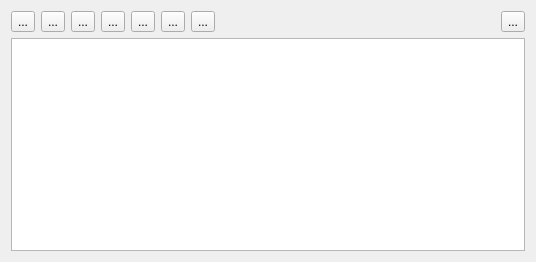
<?xml version="1.0" encoding="UTF-8"?>
<ui version="4.0">
 <class>pathPlannerUI</class>
 <widget class="QWidget" name="pathPlannerUI">
  <property name="geometry">
   <rect>
    <x>0</x>
    <y>0</y>
    <width>536</width>
    <height>262</height>
   </rect>
  </property>
  <property name="windowTitle">
   <string>PathPlanner</string>
  </property>
  <property name="windowIcon">
   <iconset resource="../coreplugin/core.qrc">
    <normaloff>:/core/images/librepilot_logo_64.png</normaloff>:/core/images/librepilot_logo_64.png</iconset>
  </property>
  <layout class="QVBoxLayout" name="verticalLayout">
   <item>
    <layout class="QHBoxLayout" name="horizontalLayout">
     <item>
      <widget class="QToolButton" name="tbAdd">
       <property name="toolTip">
        <string>Add Leg</string>
       </property>
       <property name="text">
        <string>...</string>
       </property>
       <property name="icon">
        <iconset resource="opmap.qrc">
         <normaloff>:/opmap/images/plus3.png</normaloff>:/opmap/images/plus3.png</iconset>
       </property>
      </widget>
     </item>
     <item>
      <widget class="QToolButton" name="tbDelete">
       <property name="toolTip">
        <string>Delete Leg</string>
       </property>
       <property name="text">
        <string>...</string>
       </property>
       <property name="icon">
        <iconset resource="opmap.qrc">
         <normaloff>:/opmap/images/stopb.png</normaloff>:/opmap/images/stopb.png</iconset>
       </property>
      </widget>
     </item>
     <item>
      <widget class="QToolButton" name="tbInsert">
       <property name="toolTip">
        <string>Insert Leg</string>
       </property>
       <property name="text">
        <string>...</string>
       </property>
       <property name="icon">
        <iconset resource="opmap.qrc">
         <normaloff>:/opmap/images/forward_alt.png</normaloff>:/opmap/images/forward_alt.png</iconset>
       </property>
      </widget>
     </item>
     <item>
      <widget class="QToolButton" name="tbReadFromFile">
       <property name="toolTip">
        <string>Read from file</string>
       </property>
       <property name="text">
        <string>...</string>
       </property>
       <property name="icon">
        <iconset resource="opmap.qrc">
         <normaloff>:/opmap/images/unarchive.png</normaloff>:/opmap/images/unarchive.png</iconset>
       </property>
      </widget>
     </item>
     <item>
      <widget class="QToolButton" name="tbSaveToFile">
       <property name="toolTip">
        <string>Save to file</string>
       </property>
       <property name="text">
        <string>...</string>
       </property>
       <property name="icon">
        <iconset resource="opmap.qrc">
         <normaloff>:/opmap/images/Ekisho Deep Ocean HD1.png</normaloff>:/opmap/images/Ekisho Deep Ocean HD1.png</iconset>
       </property>
      </widget>
     </item>
     <item>
      <widget class="QToolButton" name="tbSendToUAV">
       <property name="toolTip">
        <string>Send to UAV</string>
       </property>
       <property name="text">
        <string>...</string>
       </property>
       <property name="icon">
        <iconset resource="opmap.qrc">
         <normaloff>:/opmap/images/up_alt.png</normaloff>:/opmap/images/up_alt.png</iconset>
       </property>
      </widget>
     </item>
     <item>
      <widget class="QToolButton" name="tbFetchFromUAV">
       <property name="toolTip">
        <string>Fetch from UAV</string>
       </property>
       <property name="text">
        <string>...</string>
       </property>
       <property name="icon">
        <iconset resource="opmap.qrc">
         <normaloff>:/opmap/images/down_alt.png</normaloff>:/opmap/images/down_alt.png</iconset>
       </property>
      </widget>
     </item>
     <item>
      <spacer name="horizontalSpacer">
       <property name="orientation">
        <enum>Qt::Horizontal</enum>
       </property>
       <property name="sizeHint" stdset="0">
        <size>
         <width>40</width>
         <height>20</height>
        </size>
       </property>
      </spacer>
     </item>
     <item>
      <widget class="QToolButton" name="tbDetails">
       <property name="toolTip">
        <string>Open Details</string>
       </property>
       <property name="text">
        <string>...</string>
       </property>
       <property name="icon">
        <iconset resource="opmap.qrc">
         <normaloff>:/opmap/images/star.png</normaloff>:/opmap/images/star.png</iconset>
       </property>
      </widget>
     </item>
    </layout>
   </item>
   <item>
    <widget class="QTableView" name="tableView">
     <property name="selectionBehavior">
      <enum>QAbstractItemView::SelectRows</enum>
     </property>
    </widget>
   </item>
  </layout>
 </widget>
 <resources>
  <include location="../coreplugin/core.qrc"/>
  <include location="opmap.qrc"/>
 </resources>
 <connections/>
</ui>
